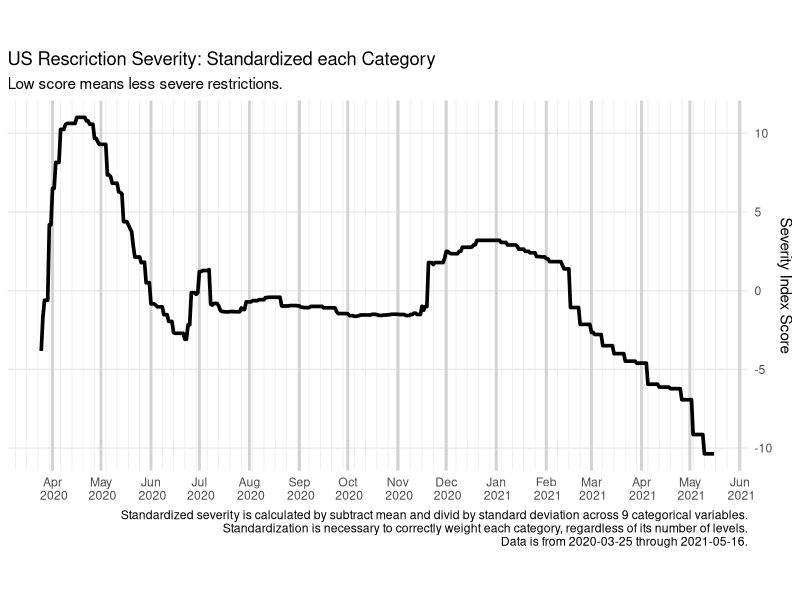
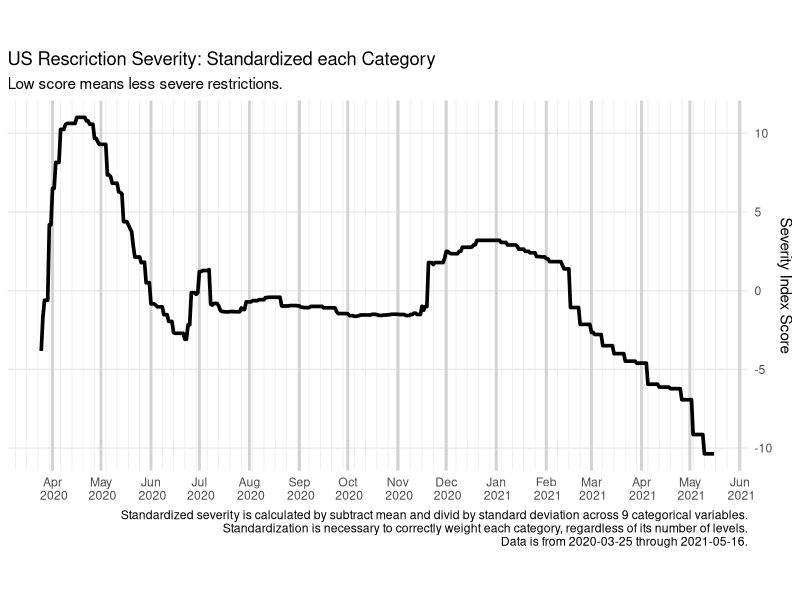

Generate these figures, in order, with R:
# 035_plot_std_series.R
# Michael Boerman January 2021

# output: standardized_categories_national.png 


# ---- Setup ------------------------------------------------------------------#

library(readr)
library(dplyr)
library(tidyr)
library(ggplot2)
library(here)

# un-comment and source the previous file if you are not going through sequentially.
# source(here("Code/021_make_factor_levels.R"))

# ---- Load Previous Data -----------------------------------------------------#
# From 021_make_factor_levels:

summary_df <- read_csv(here("Intermediate_Data/summary_df.csv"))

# ---- STANDARDIZE THE SCORES -------------------------------------------------#

# Standardize them by subtracting mean and dividing by std dev.
standardized_scores <- summary_df %>%
  group_by(Category) %>%
  summarise(
    Date = Date,
    standardized_score = (sums - mean(sums, na.rm = T)) / sd(sums, na.rm = T)
  ) %>%
  ungroup() %>%
  group_by(Date) %>%
  summarize(composite_std_score = sum(standardized_score, na.rm = T)) %>%
  ungroup() %>%
  identity()

# Plot
standardized_scores %>%
  ggplot(aes(x = Date, y = composite_std_score)) +
  geom_line(size = 1.25) +
  theme_minimal() +
  theme(
    panel.grid.major.x = element_line(size = 1, colour = "lightgrey"),
    panel.grid.minor.y = element_blank(),
    axis.title.x = element_blank(),
    aspect.ratio = .5
  ) +
  scale_y_continuous(position = "right") +
  scale_x_date(
    date_minor_breaks = "1 week",
    date_breaks = "1 month",
    date_labels = " %b \n %Y"
  ) +
  ggtitle(
    label = "US Rescriction Severity: Standardized each Category",
    subtitle = "Low score means less severe restrictions."
  ) +
  labs(caption = paste0("Standardized severity is calculated by subtract mean and divid by standard deviation across 9 categorical variables.\n Standardization is necessary to correctly weight each category, regardless of its number of levels.\n Data is from ", min(standardized_scores$Date), " through ", max(standardized_scores$Date), ".")) +
  ylab("Severity Index Score")
  ggsave(here("Results/plots/unused_intermediates/national_index_std.png"), width = 12, height = 6)
